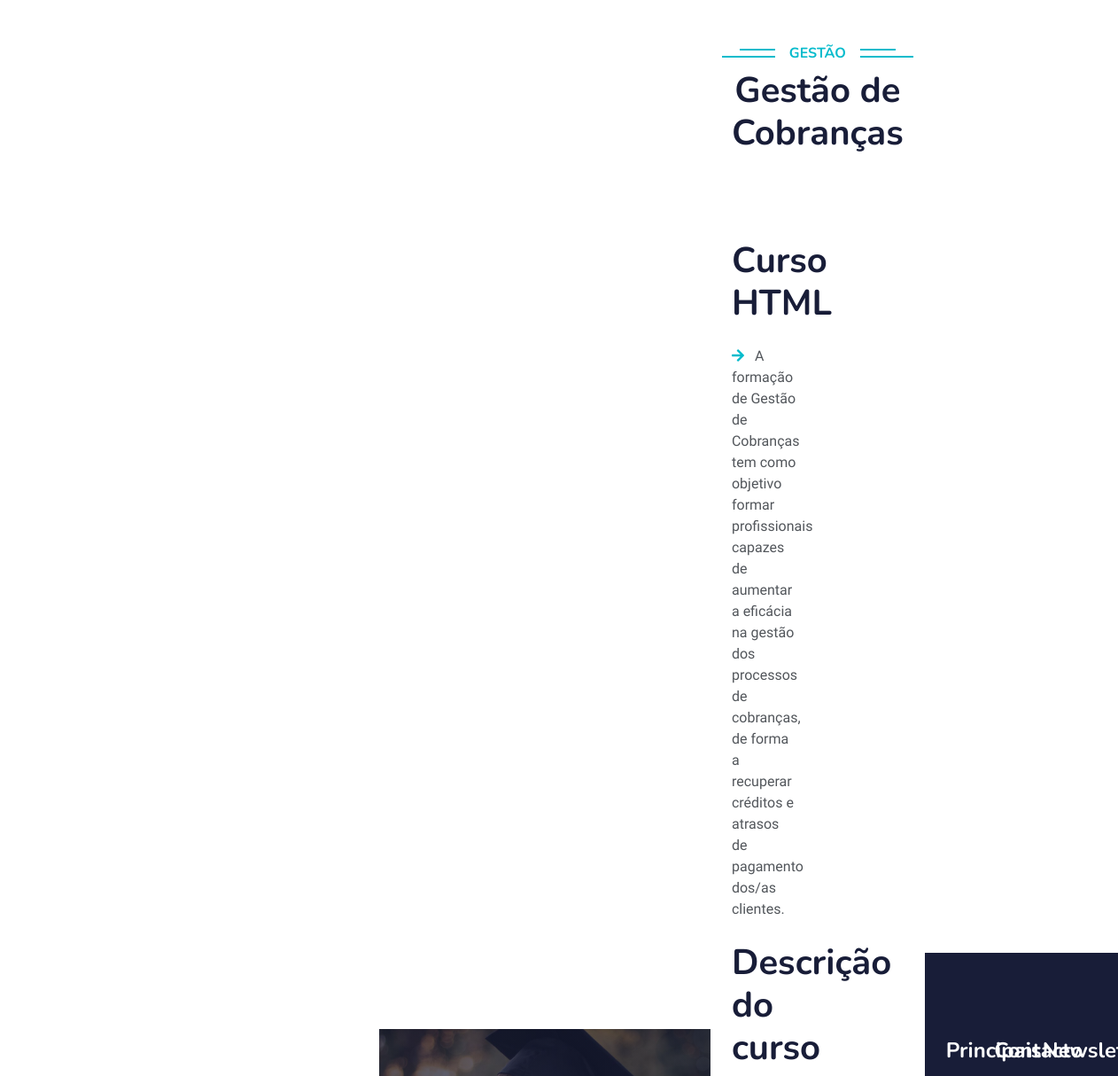
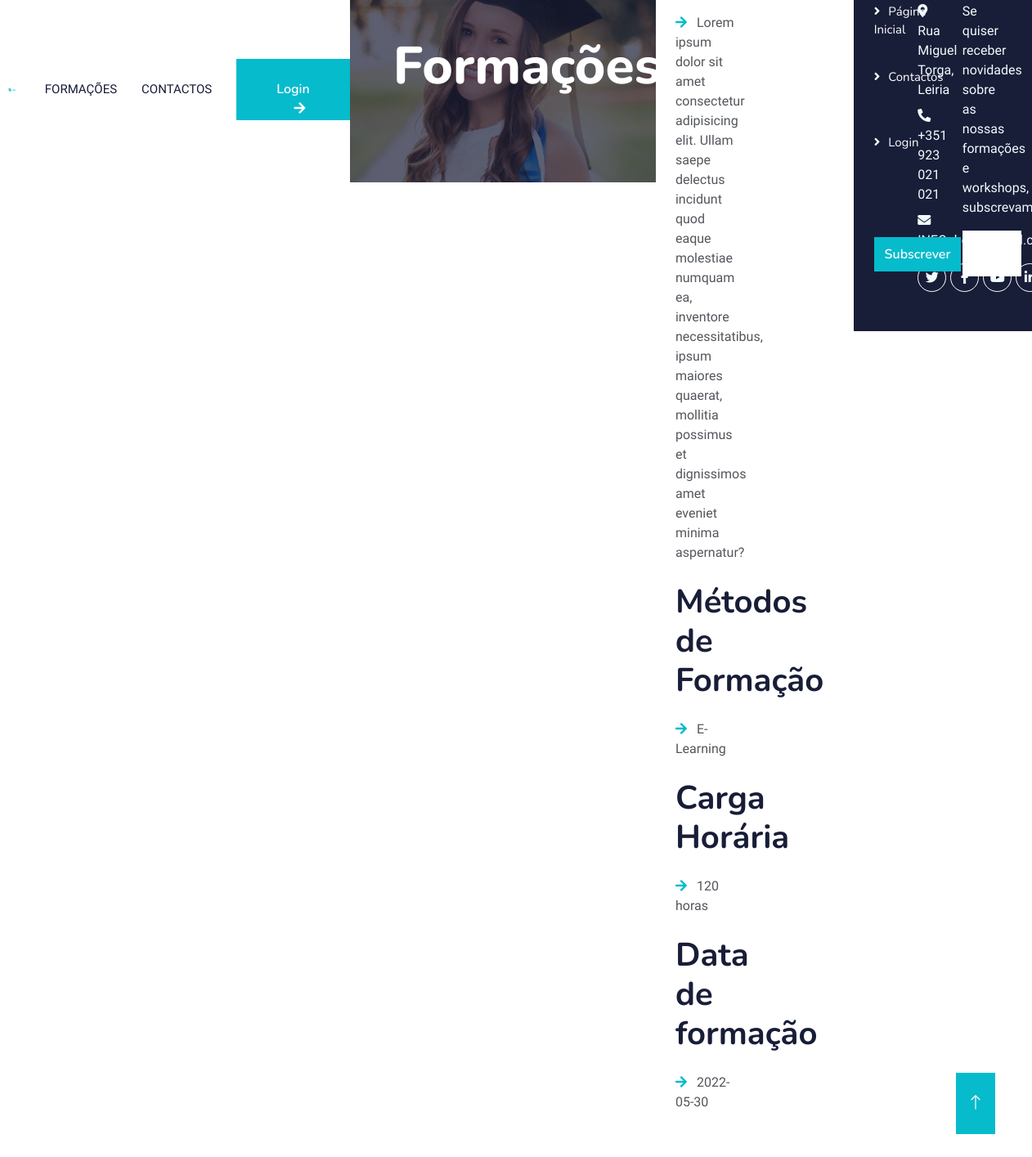
Page /cursohtml.php on the committed database (2 pictures, top to bottom).
### tables this page shows
CREATE TABLE IF NOT EXISTS `formacao` (
  `id_formacao` int(11) NOT NULL AUTO_INCREMENT,
  `nome` varchar(100) NOT NULL,
  `data_formacao` date NOT NULL,
  `duracao` int(11) NOT NULL,
  `descricao` text NOT NULL,
  `categoria` enum('Saúde','Imformática','Gestão','Educação','Turísmo') DEFAULT NULL,
  `fk_id_professor` int(11) NOT NULL,
  PRIMARY KEY (`id_formacao`),
  KEY `fk_id_professor` (`fk_id_professor`)
);

### cursohtml.php (the view, shortened to what this page needs)
<?php
include "connection.php";
$query = "SELECT id_formacao,nome,data_formacao,duracao,descricao,categoria FROM formacao WHERE categoria like 'Gestão'";
$result=$conn->query($query);
if($result-> num_rows >0) {
    $row = $result-> fetch_assoc();
}
?>
<!DOCTYPE html>
<html lang="en">
<head>
    <link href="https://cdnjs.cloudflare.com/ajax/libs/font-awesome/5.10.0/css/all.min.css" rel="stylesheet">
    <link href="https://cdn.jsdelivr.net/npm/bootstrap-icons@1.4.1/font/bootstrap-icons.css" rel="stylesheet">
    <link href="lib/animate/animate.min.css" rel="stylesheet">
    <link href="lib/owlcarousel/assets/owl.carousel.min.css" rel="stylesheet">
    <link href="css/bootstrap.min.css" rel="stylesheet">
    <link href="css/style.css" rel="stylesheet">
</head>
<body>
    <nav class="navbar navbar-expand-lg bg-white navbar-light shadow sticky-top p-0">
    <a href="index.php">
          <img  src="img/logo.png" alt="" width="35%" style="padding-left:10px"/>
      </a>
    <div class="collapse navbar-collapse" id="navbarCollapse">
      <div class="navbar-nav ms-auto p-4 p-lg-0">
        <a href="formacoes.php" class="nav-item nav-link">Formações</a>
        <a href="contacto.php" class="nav-item nav-link">Contactos</a>
      </div>
      <a href="signin.php" class="btn btn-primary py-4 px-lg-5 d-none d-lg-block"
        >Login<i class="fa fa-arrow-right ms-3"></i
      ></a>
    </div>
    <div class="container-fluid bg-primary py-5 mb-5 page-header">
        <div class="container py-5">
            <div class="row justify-content-center">
                <div class="col-lg-10 text-center">
                    <h1 class="display-3 text-white animated slideInDown">Formações</h1>
                </div>
            </div>
        </div>
    </div>
    <div class="container-xxl py-5">
        <div class="container">
            <div class="row g-5">
                <div class="text-center wow fadeInUp" data-wow-delay="0.1s">
                    <h6 class="section-title bg-white text-center text-primary px-3"><?= $row['categoria'] ?></h6>
                    <h1 class="mb-5"><?= $row['nome'] ?></h1>
                </div>
                <div class="col-lg-6 wow fadeInUp" data-wow-delay="0.1s" style="min-height: 400px">
                    <div class="position-relative h-100">
                        <h1 class="mb-4">Curso HTML</h1>
                        <p class="mb-4">
                            <i class="fa fa-arrow-right text-primary me-2"></i>
                            <?= $row['descricao'] ?>
                        </p>
                        <h1 class="mb-4">Descrição do curso</h1>
                        <p class="mb-4">
                            <i class="fa fa-arrow-right text-primary me-2"></i>
                            Lorem ipsum dolor sit amet consectetur adipisicing elit. Ullam saepe delectus incidunt quod eaque molestiae numquam ea, inventore necessitatibus, ipsum maiores quaerat, mollitia possimus et dignissimos amet eveniet minima aspernatur?
                        </p>
                        <h1 class="mb-4">Métodos de Formação</h1>
                        <p class="mb-4">
                            <i class="fa fa-arrow-right text-primary me-2"></i>
                            E-Learning
                        </p>
                        <h1 class="mb-4">Carga Horária</h1>
                        <p class="mb-4">
                            <i class="fa fa-arrow-right text-primary me-2"></i>
                            <?= $row['duracao'] ?> horas
                        </p>
                        <h1 class="mb-4">Data de formação</h1>
                        <p class="mb-4">
                            <i class="fa fa-arrow-right text-primary me-2"></i>
                            <?= $row['data_formacao'] ?>
                        </p>
                    </div>
                </div>
                <div class="col-lg-4 col-md-12 wow fadeInUp" data-wow-delay="0.5s">
                </div>
            </div>
        </div>
    </div>
    <div class="container-fluid bg-dark text-light footer pt-5 mt-5 wow fadeIn" data-wow-delay="0.1s">
        <div class="container py-5">
            <div class="row g-5">
                <div class="col-lg-3 col-md-6">
                <h4 class="text-white mb-3">Principais</h4>
            <a class="btn btn-link" href="index.php">Página Inicial</a>
            <a class="btn btn-link" href="contacto.php">Contactos</a>
            <a class="btn btn-link" href="signin.php">Login</a>
                </div>
                <div class="col-lg-3 col-md-6">
                    <h4 class="text-white mb-3">Contacto</h4>
                    <p class="mb-2"><i class="fa fa-map-marker-alt me-3"></i>Rua Miguel Torga, Leiria</p>
                    <p class="mb-2"><i class="fa fa-phone-alt me-3"></i>+351 923 021 021</p>
                    <p class="mb-2"><i class="fa fa-envelope me-3"></i>INFOphelp@gmail.com</p>
                    <div class="d-flex pt-2">
                        <a class="btn btn-outline-light btn-social" href=""><i class="fab fa-twitter"></i></a>
                        <a class="btn btn-outline-light btn-social" href=""><i class="fab fa-facebook-f"></i></a>
                        <a class="btn btn-outline-light btn-social" href=""><i class="fab fa-youtube"></i></a>
                        <a class="btn btn-outline-light btn-social" href=""><i class="fab fa-linkedin-in"></i></a>
                    </div>
                </div>
                <div class="col-lg-3 col-md-6">
                    <h4 class="text-white mb-3">Newsletter</h4>
                    <p>Se quiser receber novidades sobre as nossas formações e workshops, subscrevam </p>
                    <div class="position-relative mx-auto" style="max-width: 400px;">
                        <input class="form-control border-0 w-100 py-3 ps-4 pe-5" type="text" placeholder="Your email">
                        <button type="button"
                            class="btn btn-primary py-2 position-absolute top-0 end-0 mt-2 me-2">Subscrever</button>
                    </div>
                </div>
            </div>
        </div>
    </div>
    <a href="#" class="btn btn-lg btn-primary btn-lg-square back-to-top"><i class="bi bi-arrow-up"></i></a>
</body>
</html>

### css/style.css (style rules this page uses)
:root { --primary: #06BBCC; --light: #F0FBFC; --dark: #181d38; }
.back-to-top { position: fixed; display: none; right: 45px; bottom: 45px; z-index: 99; }
.btn { font-family: 'Nunito', sans-serif; font-weight: 600; transition: .5s; }
.btn.btn-primary, .btn.btn-secondary { color: #FFFFFF; }
.btn-lg-square { width: 48px; height: 48px; }
.btn-square, .btn-sm-square, .btn-lg-square { padding: 0; display: flex; align-items: center; justify-content: center; font-weight: normal; border-radius: 0px; }
.navbar-light .navbar-nav .nav-link { margin-right: 30px; padding: 25px 0; color: #FFFFFF; font-size: 15px; text-transform: uppercase; outline: none; }
.navbar-light .navbar-brand, .navbar-light a.btn { height: 75px; }
.navbar-light .navbar-nav .nav-link { color: var(--dark); font-weight: 500; }
.navbar-light.sticky-top { top: -100px; transition: .5s; }
.page-header { background: linear-gradient(rgba(24, 29, 56, .7), rgba(24, 29, 56, .7)), url(../img/carousel-1.jpg); background-position: center center; background-repeat: no-repeat; background-size: cover; }
.section-title { position: relative; display: inline-block; text-transform: uppercase; }
.section-title::before { position: absolute; content: ""; width: calc(100% + 80px); height: 2px; top: 4px; left: -40px; background: var(--primary); z-index: -1; }
.section-title::after { position: absolute; content: ""; width: calc(100% + 120px); height: 2px; bottom: 5px; left: -60px; background: var(--primary); z-index: -1; }
.footer .btn.btn-social { margin-right: 5px; width: 35px; height: 35px; display: flex; align-items: center; justify-content: center; color: var(--light); font-weight: normal; border: 1px solid #FFFFFF; border-radius: 35px; transition: .3s; }
.footer .btn.btn-link { display: block; margin-bottom: 5px; padding: 0; text-align: left; color: #FFFFFF; font-size: 15px; font-weight: normal; text-transform: capitalize; transition: .3s; }
.footer .btn.btn-link::before { position: relative; content: "\f105"; font-family: "Font Awesome 5 Free"; font-weight: 900; margin-right: 10px; }

### rows in the picture
formacao: categoria "GESTÃO", nome "Gestão de Cobranças", descricao "A formação de Gestão de Cobranças tem como objetivo formar profissionais capazes de aumentar a eficácia na gestão dos processos de cobranças, de forma a recuperar créditos e atrasos de pagamento dos/as clientes.", duracao "120", data_formacao "2022-05-30"
